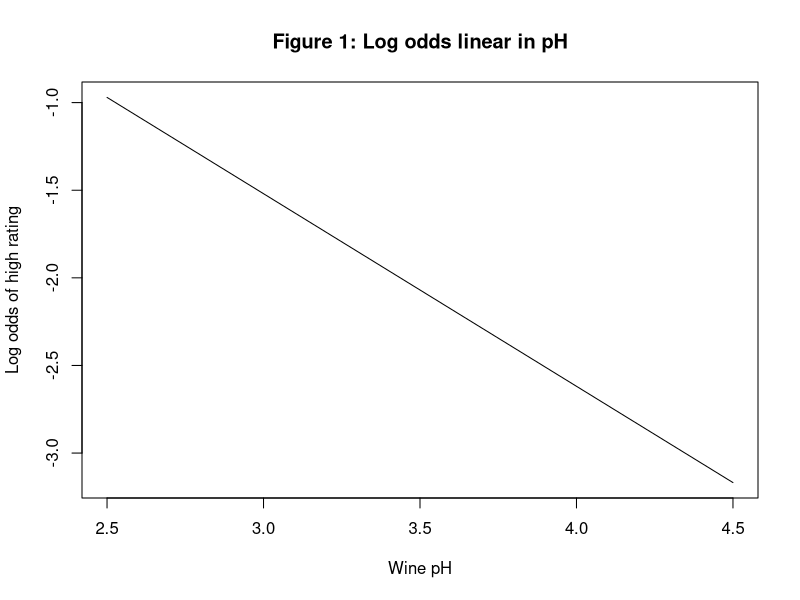
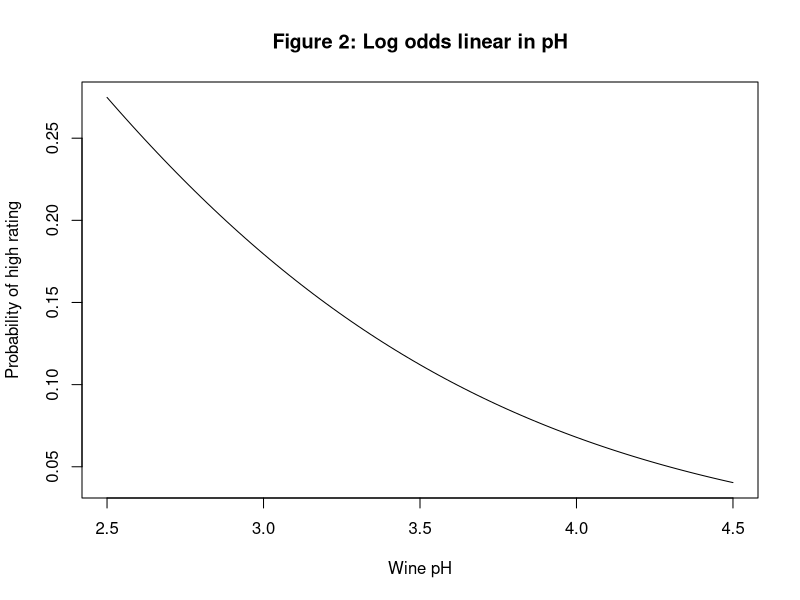

Reproduce these figures in R, in order.
## ---- chunk 1
wine <- read.csv("wine.csv")
## ---- chunk 2
#### problem 1
fittedModel <- glm(quality~SO2, family=binomial, data=wine)
fittedModel$coefficients
## ---- chunk 3
#### problem 2
fittedModel2 <- glm(quality~pH, family=binomial, data=wine)
## ---- chunk 4
logOdds_2 <- function(x){predict(fittedModel2,data.frame(pH=x))}
pi_2 <- function(x){plogis(predict(fittedModel2,data.frame(pH=x)))}
## note:
## In R, the logistic function is evaluated by plogis()
## (CDF of logistic distribution)
## and the logit function is evaluated by qlogis()
## (quantile funciton of logistic distribution)
## Furthermore, predict() here will give fitted log-odds.
## ---- chunk 5
plot(logOdds_2,
     from=2.5,
     to=4.5,
     ylab="Log odds of high rating",
     xlab="Wine pH",
     main="Figure 1: Log odds linear in pH")
## note we should plot over a range of values of pH that are represented in the sample
## ---- chunk 6
plot(pi_2,
     from=2.5,
     to=4.5,
     ylab="Probability of high rating",
     xlab="Wine pH",
     main="Figure 2: Log odds linear in pH")
